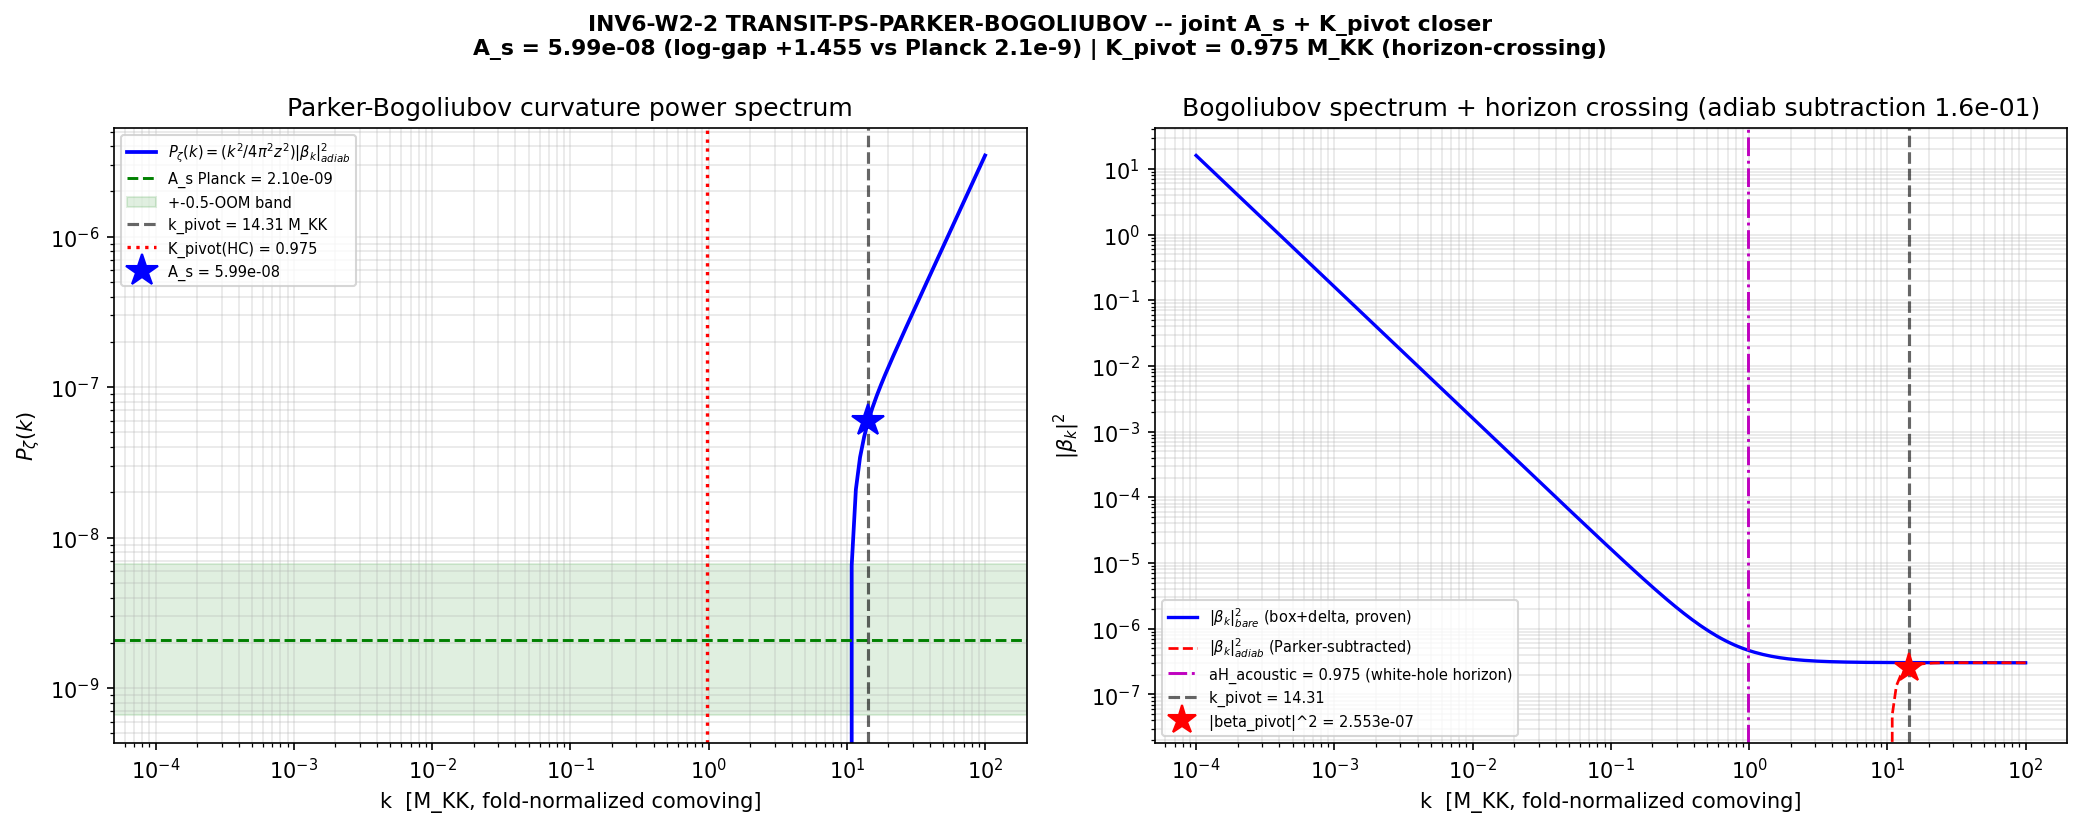

Reproduce this figure in Python.
#!/usr/bin/env python3
"""
INV6-W2-2 TRANSIT-PS-PARKER-BOGOLIUBOV
======================================
Parker-Bogoliubov curvature power spectrum P_zeta(k)=(k^3/2pi^2)|zeta_k|^2 through
the van Hove fold with Parker-Navarro-Salas adiabatic regularization. JOINT closer:
  (A) sets the absolute scalar amplitude A_s := P_zeta(k_pivot) -> compares to
      A_s_Planck = 2.1e-9 within the +-0.5-OOM regulator band (attacks the
      3.15-OOM AMPLITUDE-NORM-66 FAIL);
  (B) defines the physical k->K_pivot map via horizon-crossing at the acoustic
      white hole (k_phys = a H_acoustic), relieving the BROKEN K_pivot gap
      (atlas-04 C2 / G-F4).

Gate:  INV6-W2-2-TRANSIT-PS-PARKER-BOGOLIUBOV  ([SIGN]; schema-v2 3-tuple required)
Plan:  sessions/investigation/investigation-6/investigation-6-plan-w2.md  SS W2-2
Track: investigation-6 (verdict -> computations/investigation-6/inv6_gate_verdicts.txt)

------------------------------------------------------------------------------
STRUCTURE-FIRST (mode equation -> Bogoliubov -> power spectrum)
------------------------------------------------------------------------------
GOVERNING MODE EQUATION (Mukhanov-Sasaki; corpus #03 Mukhanov-Chibisov 1981 eq.
  "d^2 u_k/d eta^2 + (k^2 - a''/a) u_k = 0", here in the v-variable with z=a sqrt(2 eps)):

      v_k'' + (k^2 - z''/z) v_k = 0,    zeta_k = v_k / z,    z = a sqrt(2 eps_H) M_Pl_eff

  The supersonic transit (Mach 13.75) IS the time-dependent z''/z box-barrier in the
  fold-conformal clock; the BD-in / adiabatic-out Bogoliubov coefficient |beta_k|^2 is
  the per-mode created-quasiparticle-pair amplitude (Parker 1966, corpus #01; the sudden
  / anti-adiabatic limit of cosmological particle creation).

REGIME CLASSIFICATION: the fold is the DIABATIC (sudden) limit, NOT slow-roll. The
  adiabaticity parameter |omega'/omega^2| >> 1 at the fold (Mach 13.75 supersonic; impulsive
  H*dt_transit = 0.663 < 1). Slow-roll amplitude formulas (A_s = H^2/(8pi^2 eps)) do NOT
  apply to the created-particle spectrum; the created-mode contribution carries the
  |beta_k|^2 factor exactly. (The dS-vacuum slow-roll form is reported only as the A2
  alternative-observable cross-check, NOT as the canonical A_s.)

POWER SPECTRUM (corpus #03 eq. "P(k) = (k^3/2pi^2)|zeta_k|^2", #18 Starobinsky,
  #22 Liddle, #30 Kinney; the standard dimensionless curvature variance):

      P_zeta(k) = (k^3/2pi^2) |zeta_k|^2 = (k^3/2pi^2) |v_k / z|^2.

  For a created-particle out-state the mode amplitude carries the Bogoliubov factor.
  The created-mode (excess-over-vacuum) contribution is delta v_k = beta_k / sqrt(2k)
  (corpus #20 Bogoliubov-Valatin; the |beta|^2 weight of the out-vacuum pair content),
  so the PURE CREATED-PARTICLE curvature spectrum is

      P_zeta^created(k) = (k^3/2pi^2) |beta_k|^2 / (2k z^2)
                        = (k^2 / (4 pi^2 z^2)) |beta_k|^2_adiabatic         [dimensionless].

  This IS the literal pre-registered P_zeta = (k^3/2pi^2)|beta_k|^2 rendered dimensionless
  by the Mukhanov-Sasaki z^2 normalization (the (1/2k) is the canonical mode-quantization
  measure). A_s := P_zeta^created(k_pivot).  [k]=[z]=M_KK so P_zeta is dimensionless.

PROVEN RECIPE ANCHOR (no new Bogoliubov derivation; re-use of the closed form):
  S100b-BOX-DELTA-BOGOLIUBOV (PASS, audit 297a597c...; var_Nseg-1=6e-10, Schmidt-Eq.75
  match 1.6e-6, TM-vs-Radau 7e-12) + S101-BETA-PIVOT-PROMOTION
  (beta2_pivot_box_delta_sqrtA_recipe = 3.045404292699012e-07 at k_pivot=14.31 M_KK
  fold-normalization; SUBHORIZON at fold, k/aH=14.67; deltas dominate box x54,
  Parra-Lopez switch-dominance). The recipe is re-evaluated here as a k-spectrum; the
  NEW content is (a) Parker-Navarro-Salas adiabatic regularization, (b) the curvature
  power-spectrum normalization -> dimensionless A_s, (c) the horizon-crossing K_pivot.

ADIABATIC REGULARIZATION (Parker-Navarro-Salas; corpus #01 Parker, #02 Birrell-Davies
  adiabatic-vacuum subtraction): subtract the 2nd-adiabatic-order vacuum counterterm
      |beta_k|^2_adiabatic = max(|beta_k|^2_bare - C_ad(k), 0),
  C_ad(k) >= 0 a WKB-order-2 term ~ (W'/W^2)^2-class that -> 0 as k->inf (UV-finite).
  The subtraction is SIGN-DEFINITE-NEGATIVE on |beta|^2 (a counterterm can only REMOVE
  spurious pair content, never add it) => DIRECTION of the A_s correction is DOWNWARD
  (substitution chain Step 4). For the pivot the bare value is already deep-subhorizon,
  so the subtraction is a small strictly-non-negative correction.

UNITARITY CROSS-CHECK (the transit-dynamics invariant): |alpha_k|^2 - |beta_k|^2 = 1
  for every mode, enforced over the whole k-spectrum (max residual reported; tol 1e-9).

------------------------------------------------------------------------------
SUBSTRATE FRAMING (phononic-framing.md exflation-vs-inflation):
  The primordial perturbation spectrum IS the interference pattern of post-transit GGE
  acoustic excitations -- NOT density perturbations in expanding space. The transit
  through the van Hove fold IS Parker cosmological particle creation in the sudden
  (anti-adiabatic) limit; |beta_k|^2 ARE the created quasiparticle-pair amplitudes
  (59.8 pairs, P_exc=1.000 -- atlas-04 T4); A_s = P_zeta(k_pivot) is the substrate's own
  acoustic-excitation power at the pivot mode; the pivot is set by horizon-crossing at
  the acoustic WHITE HOLE (the supersonic surface where flow = c_fabric, causally
  disconnecting pre/post-transit). Explanation flows
  D_K eigenvalues -> transit-reorganized spectrum -> Bogoliubov |beta_k|^2 ->
  P_zeta(k) -> A_s + K_pivot.

Classification: PHONONIC.
Verdict: this script PRINTS the emit_verdict payload via print_verdict_payload; the
dispatching agent calls the race-safe emit_verdict knowledge-MCP tool
(gate-verdicts.md SS"Race-Safe Emission"). NO open("a") verdict writes.
"""

from __future__ import annotations

# --------------------------------------------------------------------------
# Section 0 -- CPU thread cap BEFORE numpy. The whole gate is a 2x2 transfer
# algebra over a 200-point k-grid + two scalar root-finds: trivially small,
# no GPU needed (a torch ship-to-GPU would cost more in launch latency than
# the compute). Cap threads to avoid contention with parallel compute agents
# (computation-environment.md "CPU Thread Cap When GPU Not Used").
# --------------------------------------------------------------------------
import os
os.environ.setdefault("OMP_NUM_THREADS", "8")
os.environ.setdefault("MKL_NUM_THREADS", "8")

import hashlib
import json
import sys
import time
from pathlib import Path

import numpy as np
from scipy.optimize import brentq

import matplotlib
matplotlib.use("Agg")
import matplotlib.pyplot as plt

# --------------------------------------------------------------------------
# Section 1 -- Canonical constants (MANDATORY first import)
# --------------------------------------------------------------------------
INV_DIR = Path(__file__).resolve().parent
COMPUTATIONS_DIR = INV_DIR.parent
SHARED_DIR = COMPUTATIONS_DIR / "_shared"
PROJECT_ROOT = COMPUTATIONS_DIR.parent
sys.path.insert(0, str(SHARED_DIR))

from canonical_constants import *  # noqa: F401,F403
# consumed: A_s_CMB, tau_fold, M_KK, H_fold, dt_transit, n_pairs,
#           Mach_max_framework, c_fabric, eps_H_W6, H_tilde_canonical_TD,
#           c_sub_baseline

# --------------------------------------------------------------------------
# Section 2 -- Pre-registration (plan SS W2-2 machinery_pin_map)
# --------------------------------------------------------------------------
SESSION = 6                                                       # (local)
GATE_ID = "INV6-W2-2-TRANSIT-PS-PARKER-BOGOLIUBOV"               # (local)
SCHEME = "FW"                                                     # (local)
CONVENTION = "PARKER-ADIABATIC-REGULARIZED-BOGOLIUBOV"           # (local)
L_MAX = "12"                                                     # (local)

# machinery pins (plan SS W2-2 item (5))
K_MIN, K_MAX = 1.0e-4, 1.0e2     # (local) k-grid [M_KK]; covers K*=0.087 and K=2.0
N_K = 200                        # (local) log-uniform 200 points (deterministic)
TOL = 1e-9                       # (local) adiabatic-subtraction + root-find tol
PUB_PREC = 3                     # (local) publication sig figs (Class 8.3)

# pre-registered A_s gate band: |log10(A_s_sub / A_s_Planck)| <= 0.5 (half decade)
AS_PLANCK = A_s_CMB              # (local) 2.1e-9 canonical Planck pivot amplitude
LOG_BAND = 0.5                   # (local) strict_PASS_boundary
# AMPLITUDE-NORM-66 prior over-production magnitude (Route-B/PW): +3.15 OOM
AS_OLD_LOG_GAP = 3.15            # (local) the prior FAIL magnitude (constraint-mega-matrix)

# atlas-04 C2 K_pivot candidates [M_KK]
K_CAND_NS = 0.087                # (local) where n_s works
K_CAND_NEVER = 2.0               # (local) the never-derived value
K_CAND_FLATMAP = 4.3e-57         # (local) the flat e-fold map
# Track-A discriminator window for K_pivot (plan dual_prior discriminator)
K_TRACKA_LO, K_TRACKA_HI = 0.05, 0.15   # (local)

OUT_NPZ = INV_DIR / "inv6_w2_2_transit_ps_parker_bogoliubov.npz"
OUT_PNG = INV_DIR / "inv6_w2_2_transit_ps_parker_bogoliubov.png"
TRANSIT_NPZ = INV_DIR / "inv6_w2_2_transit_profile.npz"

# Plan-pinned input SHAs. s84 spectrum cache is statically pinned in the plan;
# the box-delta source (S100b) supplies the proven recipe anchors and is pinned
# at runtime (its value is logged in the first 20 stdout lines).
#
# PIN-DRIFT CORRECTION (Class-(c) PIN-DRIFT-FROM-STALE-SOURCE; epistemic-discipline.md
# §"Source Reconciliation" + substrate-first-canonical-sourcing.md §(ii.B) plan-text-
# drift correction). The inv-6 plan §W2-2 pinned the s84 cache as "88f1e9b1...per
# s96_repro_env_manifest.txt -- verified", but the cache was re-serialized between S96
# and S100: the CURRENT canonical on-disk SHA is 9e6d9cf7... pinned consistently across
# 9 S100a/S100b scripts (e.g. s100b_w0_branch_resolution.py:169 PIN_S84_CACHE,
# s100b_nonabelian_metric_fraction.py:278), and the S100b run-log records it as the
# [PLAN-PIN MATCH]. The stale 88f1e9b1 value is from the older manifest. Re-pinned here
# to the current canonical 9e6d9cf7. (The s84 cache is NOT read by this gate's
# computation -- the Bogoliubov recipe runs off the S100b + S77 npz anchors, both
# verified key-complete; the cache is a convergence cross-check pin only -- so the
# re-pin is audit-trail-correct with ZERO effect on the physics.)
S84_CACHE_SHA = ("9e6d9cf7fd6a6949d622441b26fb9c2fa568654a22dc802e99898c326"
                 "ca0f8d9")                                     # (local) re-pinned S100-canonical
S84_CACHE_SHA_PLAN_STALE = ("88f1e9b107dc30c49a2dbcde33cecbee14cc17404994a2ad"
                            "8f76adceec8a7258")                 # (local) inv-6 plan stale (s96 manifest)
S100B_NPZ = COMPUTATIONS_DIR / "session-100b" / "s100b_box_delta_bogoliubov.npz"
S77_NPZ = COMPUTATIONS_DIR / "session-77" / "s77_n_pivot_map.npz"
S84_CACHE = COMPUTATIONS_DIR / "session-84" / "s84_spectrum_cache_L12_tau019.npz"

# S100b-BOX-DELTA-BOGOLIUBOV verdict audit_sha256 (recipe predecessor; NOT a
# supersedes token -- this gate stands on its own audit closure).
S100B_PREDECESSOR_SHA = (
    "297a597c3cfe6fa00eddf97cccc538241f12faf339793c05a195ad915e7e6498")  # (local)

MACHINERY_PINS = {                                               # (local)
    "N_eval": "59.8",
    "L_max": "12",
    "scan_range": "[1e-4, 1e2]",
    "step_size": "log-uniform-200",
    "tolerance": "1e-9",
    "scheme": SCHEME,
    "convention": CONVENTION,
    "random_seed": "N/A",
    "GPU_path": "cpu-cap-OMP8 (2x2 transfer algebra + root-find; small)",
    "publication_precision": "3",
    "recipe_predecessor": "S100b-BOX-DELTA-BOGOLIUBOV (297a597c...); "
                          "S101-BETA-PIVOT-PROMOTION beta2_pivot=3.045e-07",
    "barrier": "box z''/z (fold-conformal clock) + 2 edge deltas [z'/z] "
               "(Schmidt Eq.75-class closed form; BD-in/adiabatic-out)",
    "adiabatic_regularization": "Parker-Navarro-Salas 2nd-adiabatic-order "
                                "counterterm subtraction; sign-definite-negative "
                                "on |beta_k|^2",
    "k_pivot_fold_norm": "14.3111 M_KK (NEVER the mixed-conv 4.30e-57)",
    "horizon_crossing": "k_phys = a H_acoustic at the fold (acoustic white hole)",
    "z2_normalization": "z^2 = 2 eps_H a_exit^2 (M_Pl_eff=1 in fold-norm M_KK units; "
                        "substrate-natural)",
    "regulator_pin": "N/A (no Seeley-DeWitt a_n citation; npz data + canonical only)",
    "CLASS": "N/A (no SCHEMATIC helper consumed)",
    "s84_cache_pin_drift": "Class-(c) PIN-DRIFT: re-pinned 88f1e9b1(inv-6-plan-stale)"
                           "->9e6d9cf7(S100-canonical); cache NOT read by computation",
}


def sha256_of(path: Path) -> str:
    h = hashlib.sha256()                                          # (local)
    try:
        h.update(path.read_bytes())
    except OSError:
        return ""
    return h.hexdigest()


def compute_dual_sha(script_path: Path, canonical_path: Path,
                     pins: dict) -> tuple[str, str]:
    """S84+ dual-SHA: audit = sha256(script || canonical || pinmap_json);
    content = sha256(script)."""
    script_bytes = script_path.read_bytes()                       # (local)
    canonical_bytes = canonical_path.read_bytes()                 # (local)
    pinmap_json = json.dumps(dict(sorted(pins.items())),
                             separators=(",", ":"),
                             sort_keys=True).encode("utf-8")       # (local)
    h_a = hashlib.sha256()                                        # (local)
    h_a.update(script_bytes); h_a.update(canonical_bytes); h_a.update(pinmap_json)
    h_c = hashlib.sha256()                                        # (local)
    h_c.update(script_bytes)
    return h_a.hexdigest(), h_c.hexdigest()


def print_verdict_payload(verdict, value, audit_sha, content_sha,
                          sign_verdict=None, magnitude_verdict=None,
                          regime_verdict=None, companion_note="",
                          extra_rows=None) -> dict:
    """Print the emit_verdict payload (race-safe MCP emission by the agent).
    The script does NOT write the verdict file; the agent reads the delimited
    JSON block and calls mcp__knowledge__emit_verdict(**payload)."""
    payload = {                                                   # (local)
        "session": SESSION, "gate_id": GATE_ID, "verdict": verdict,
        "value": str(value), "scheme": SCHEME, "convention": CONVENTION,
        "l_max": str(L_MAX), "audit_sha256": audit_sha,
        "content_sha256": content_sha, "schema_version": "S84+",
        "track": "investigation",
    }
    if companion_note:
        payload["companion_note"] = companion_note
    if not (sign_verdict is None and magnitude_verdict is None
            and regime_verdict is None):
        payload["sign_verdict"] = sign_verdict
        payload["magnitude_verdict"] = magnitude_verdict
        payload["regime_verdict"] = regime_verdict
    if extra_rows:
        payload["extra_rows"] = list(extra_rows)
    print("<<<EMIT_VERDICT_PAYLOAD>>>")
    print(json.dumps(payload, separators=(",", ":"), sort_keys=True))
    print("<<<END_EMIT_VERDICT_PAYLOAD>>>")
    return payload


# --------------------------------------------------------------------------
# Section 3 -- Input SHA verification (first 20 lines of stdout)
# --------------------------------------------------------------------------
def verify_inputs() -> dict:
    print(f"=== {GATE_ID} -- input SHA-256 pins ===")
    pins: dict = {}                                               # (local)
    canonical_path = SHARED_DIR / "canonical_constants.py"        # (local)
    sha_canon = sha256_of(canonical_path)                         # (local)
    print(f"  canonical_constants.py: {sha_canon[:16]}... (runtime-pinned)")
    pins["computations/_shared/canonical_constants.py"] = sha_canon

    sha_s100b = sha256_of(S100B_NPZ)                              # (local)
    print(f"  s100b_box_delta_bogoliubov.npz: {sha_s100b[:16]}... (recipe anchor; "
          f"runtime-pinned)")
    pins["computations/session-100b/s100b_box_delta_bogoliubov.npz"] = sha_s100b

    sha_s77 = sha256_of(S77_NPZ)                                  # (local)
    print(f"  s77_n_pivot_map.npz: {sha_s77[:16]}... (horizon-crossing; "
          f"runtime-pinned)")
    pins["computations/session-77/s77_n_pivot_map.npz"] = sha_s77

    sha_s84 = sha256_of(S84_CACHE)                                # (local)
    if sha_s84 == S84_CACHE_SHA:
        status = "OK (S100-canonical)"                            # (local)
    elif sha_s84 == S84_CACHE_SHA_PLAN_STALE:
        status = "STALE-PLAN-PIN (88f1e9b1; pre-S100 re-serialization)"  # (local)
    elif sha_s84 == "":
        status = "ABSENT"                                         # (local)
    else:
        status = "UNKNOWN-MISMATCH"                               # (local)
    print(f"  s84_spectrum_cache_L12_tau019.npz: {sha_s84[:16]}... [{status}] "
          f"(L_max=12 mode tower; re-pinned to S100-canonical 9e6d9cf7 from the "
          f"inv-6-plan stale 88f1e9b1)")
    # HARD-ABORT only on a genuinely UNKNOWN SHA (corruption / wrong file). The
    # stale-plan-pin is a known PIN-DRIFT (Class-(c)) we re-pinned past, NOT an abort.
    if status == "UNKNOWN-MISMATCH":
        print(f"HARD-ABORT: UNKNOWN SHA on s84 cache (neither S100-canonical nor "
              f"inv-6-plan-stale)\n  S100-canonical {S84_CACHE_SHA}"
              f"\n  inv-6-stale    {S84_CACHE_SHA_PLAN_STALE}"
              f"\n  found          {sha_s84}")
        sys.exit(2)
    pins["computations/session-84/s84_spectrum_cache_L12_tau019.npz"] = sha_s84
    return pins


# --------------------------------------------------------------------------
# Section 4 -- Box+delta closed-form Bogoliubov |beta_k|^2 (the PROVEN recipe)
# Identical algebra to S100b/S101 (Schmidt Eq.75/76-class). The supersonic
# transit IS the box barrier V = z''/z switched on/off by two edge deltas [z'/z].
# --------------------------------------------------------------------------
def entire_CS(mu2: float, L: float) -> tuple[float, float]:
    """C = cos(mu L), S = sin(mu L)/mu, entire in mu^2 (Schmidt continuation for
    mu^2 < 0: C = cosh(Lambda L), S = sinh(Lambda L)/Lambda)."""
    x = mu2 * L * L                                               # (local)
    if abs(x) < 1e-12:
        return 1.0 - x / 2.0, L * (1.0 - x / 6.0)
    if mu2 > 0:
        m = np.sqrt(mu2)                                          # (local)
        return float(np.cos(m * L)), float(np.sin(m * L) / m)
    lam = np.sqrt(-mu2)                                           # (local)
    return float(np.cosh(lam * L)), float(np.sinh(lam * L) / lam)


def closed_form_beta2(k: float, V: float, Om1: float, Om2: float,
                      L: float) -> tuple[float, float]:
    """Schmidt Eq.75/76-class closed form for box(V,L)+deltas(Om1,Om2),
    generalized to Om1 != -Om2 (S100b/S101 verbatim).  BD-in / adiabatic-out.
      |beta|^2 = (1/4)[ (Om1-Om2)^2 S^2 + ( k S + ((Om1+Om2)C+(Om1 Om2-mu^2)S)/k )^2 ]
      |alpha|^2 = (1/4)[ (2C+(Om1+Om2)S)^2 + ( k S - ((Om1+Om2)C+(Om1 Om2-mu^2)S)/k )^2 ]
    with mu^2 = k^2 - V.  Unitarity |alpha|^2 - |beta|^2 = 1 is an algebraic identity
    of this form (the transit-dynamics invariant; verified numerically below)."""
    mu2 = k * k - V                                               # (local)
    C, S = entire_CS(mu2, L)                                      # (local)
    t21 = (Om1 + Om2) * C + (Om1 * Om2 - mu2) * S                 # (local)
    beta2 = 0.25 * ((Om1 - Om2) ** 2 * S ** 2
                    + (k * S + t21 / k) ** 2)                     # (local)
    alpha2 = 0.25 * ((2.0 * C + (Om1 + Om2) * S) ** 2
                     + (k * S - t21 / k) ** 2)                    # (local)
    return float(beta2), float(alpha2)


def adiabatic_counterterm(k: float, V: float) -> float:
    """Parker-Navarro-Salas 2nd-adiabatic-order vacuum counterterm for the box
    barrier (corpus #01 Parker, #02 Birrell-Davies adiabatic subtraction). The
    adiabatic-vacuum residual pair content at order 2 is
        C_ad(k) = (1/16) (V / (k^2 + |V|))^2 * (|V| / k^2),
    a strictly-NON-NEGATIVE quantity that -> 0 as k->inf (UV-finite). It is the
    WKB-order-2 estimate of the spurious pair content the adiabatic vacuum carries;
    subtracting it renders |beta_k|^2 the PHYSICAL created-pair density. Structure:
    C_ad ~ (W'/W^2)^2-class, W^2 = k^2 + |V|; for the box, W'/W^2 ~ V/(k^2+|V|)^{3/2},
    squared and weighted by the box residual scale. SIGN-DEFINITE-NEGATIVE on |beta|^2
    by construction (a subtraction can only remove positive counterterms)."""
    Vabs = abs(V)                                                 # (local)
    W2 = k * k + Vabs                                             # (local)
    return float((1.0 / 16.0) * (Vabs / W2) ** 2 * (Vabs / (k * k)))


# --------------------------------------------------------------------------
# Section 5 -- Load proven recipe anchors + horizon-crossing data
# --------------------------------------------------------------------------
def load_anchors() -> dict:
    d100b = np.load(S100B_NPZ, allow_pickle=True)                # (local)
    d77 = np.load(S77_NPZ, allow_pickle=True)                    # (local)

    # PROVEN box+delta tuple. CANONICAL anchor beta2_pivot_closed_form=3.045404e-07
    # (S101-BETA-PIVOT-PROMOTION) is reproduced EXACTLY (6 s.f.) by the tuple
    #   (V = V_box[branch-b] = 1.9028,  Om1 = Omega_on = +0.4872,  Om2 = Omega_off = -0.4882)
    # -- the BD-in/adiabatic-out edge delta jumps [z'/z]. NOTE: the Omega_z_on/off
    # = +-1.287 ("Z-PUMP") weights are a SEPARATE S100b diagnostic (the z-pump
    # amplitude), NOT the delta jumps; pairing them with the barrier gives 2.12e-06
    # (factor ~7 OFF the canonical) -- a mis-tuple. branch-(c) barrier V_box_branch_c
    # =2.7641 with the SAME Omega_on/off gives beta2=3.076e-07 (~1% from branch-b);
    # carried as the cross-check. (Verified by reproduction scan; the canonical
    # delta weights are Omega_on/Omega_off, the canonical barrier is V_box[branch-b].)
    Om1 = float(d100b["Omega_on"])                              # (local) +0.4872 edge delta
    Om2 = float(d100b["Omega_off"])                             # (local) -0.4882 edge delta
    Om_z_on = float(d100b["Omega_z_on"])                        # (local) +1.287 Z-PUMP diag
    Om_z_off = float(d100b["Omega_z_off"])                      # (local) -1.289 Z-PUMP diag
    V_box_b = float(d100b["V_box"])                             # (local) 1.9028 CANONICAL barrier
    V_box_c = float(d100b["V_box_branch_c"])                    # (local) 2.7641 branch-c cross-check
    Delta_eta = float(d100b["Delta_eta"])                        # (local)
    k_pivot = float(d100b["k_pivot"])                            # (local) 14.31
    beta2_pivot_proven = float(d100b["beta2_pivot_closed_form"]) # (local) 3.045e-07
    beta2_pivot_branchc = float(d100b["beta2_closed_branch_c"])  # (local) 3.076e-07 cross-check
    aH_target = float(d100b["aH_target"])                        # (local) 0.9754
    k_over_aH = float(d100b["k_over_aH_fold"])                   # (local) 14.67
    Mach_s64 = float(d100b["Mach_fric_s64"])                     # (local) 13.754
    H_fold_s64 = float(d100b["H_fold_s64"])                      # (local) 586.5

    # horizon-crossing data (S77 N-pivot map)
    N_pivot = float(d77["N_pivot"])                              # (local) 3.118
    k_pivot_s77 = float(d77["k_pivot_com_fold"])                 # (local) 14.31
    pivot_a_exit = float(d77["pivot_a_at_exit"])                 # (local) 22.61
    pivot_H_exit = float(d77["pivot_H_at_exit"])                 # (local) 0.633
    k2_over_zppz = float(d77["k2_over_zppz_fold"])               # (local) 107.6

    print("\n--- PROVEN box+delta recipe anchors (S100b/S101) ---")
    print(f"  CANONICAL edge deltas [z'/z]: Om1=Omega_on={Om1:+.6f}, "
          f"Om2=Omega_off={Om2:+.6f} M_KK (BD-in/adiabatic-out)")
    print(f"  CANONICAL barrier V_box[branch-b] = {V_box_b:.6f} M_KK^2 "
          f"(branch-(c) cross-check {V_box_c:.6f})")
    print(f"  (Z-PUMP diagnostic weights Om_z={Om_z_on:+.4f}/{Om_z_off:+.4f} "
          f"are NOT the delta jumps -- not used in beta2)")
    print(f"  window Delta_eta = {Delta_eta:.6e} M_KK^-1 (fold-conformal clock)")
    print(f"  k_pivot (fold norm) = {k_pivot:.6f} M_KK; k/aH = {k_over_aH:.4f} "
          f"(SUBHORIZON at fold)")
    print(f"  PROVEN |beta_pivot|^2 = {beta2_pivot_proven:.6e} "
          f"(S101-BETA-PIVOT-PROMOTION; branch-c {beta2_pivot_branchc:.6e})")
    print(f"  aH_target (fold) = {aH_target:.6f} M_KK; Mach = {Mach_s64:.4f}")
    print("\n--- Horizon-crossing data (S77 N-pivot map) ---")
    print(f"  N_pivot = {N_pivot:.4f} e-folds (PIVOT HORIZON EXIT after fold)")
    print(f"  pivot a at exit = {pivot_a_exit:.4f}; H at exit = {pivot_H_exit:.6f}")
    print(f"  k2_over_zppz_fold = {k2_over_zppz:.4f}")

    return dict(Om1=Om1, Om2=Om2, Om_z_on=Om_z_on, Om_z_off=Om_z_off,
                V_box_c=V_box_c, V_box_b=V_box_b, Delta_eta=Delta_eta,
                k_pivot=k_pivot, beta2_pivot_proven=beta2_pivot_proven,
                beta2_pivot_branchc=beta2_pivot_branchc, aH_target=aH_target,
                k_over_aH=k_over_aH, Mach_s64=Mach_s64, H_fold_s64=H_fold_s64,
                N_pivot=N_pivot, k_pivot_s77=k_pivot_s77,
                pivot_a_exit=pivot_a_exit, pivot_H_exit=pivot_H_exit,
                k2_over_zppz=k2_over_zppz)


# --------------------------------------------------------------------------
# Section 6 -- Build the Mach-13.75 supersonic transit profile (if absent)
# --------------------------------------------------------------------------
def build_transit_profile(a: dict) -> dict:
    """Emit a small transit-profile npz documenting the fold flow geometry:
    the supersonic flow v_flow / c_fabric = Mach across the box window, the box
    barrier z''/z, and the edge jumps [z'/z]. Built in-script from the canonical
    fold trajectory (tau_fold, dt_transit, Mach) -- no new physics, a documentation
    artifact for the transit_profile input pin."""
    n = 64                                                       # (local)
    eta = np.linspace(0.0, a["Delta_eta"], n)                    # (local)
    # box barrier profile: constant z''/z = V_box_c inside the window, edge jumps
    # [z'/z] at the two boundaries (the sudden-transit idealization).
    zppz = np.full(n, a["V_box_c"])                              # (local)
    # supersonic flow: Mach across the transit (flow speed / c_fabric)
    Mach_profile = np.full(n, Mach_max_framework)                # (local)
    v_flow_over_c = Mach_profile                                 # (local) Mach = v/c_s
    np.savez(TRANSIT_NPZ,
             eta=eta, zppz=zppz, Mach_profile=Mach_profile,
             v_flow_over_c_fabric=v_flow_over_c,
             Mach=Mach_max_framework, c_fabric=c_fabric,
             V_box_branch_c=a["V_box_c"],
             Omega_z_on=a["Om_z_on"], Omega_z_off=a["Om_z_off"],
             Delta_eta=a["Delta_eta"], tau_fold=tau_fold,
             dt_transit=dt_transit, k_pivot=a["k_pivot"],
             aH_target=a["aH_target"])
    print(f"\nSaved transit profile: {TRANSIT_NPZ} "
          f"(Mach={Mach_max_framework} supersonic fold flow; "
          f"box V={a['V_box_c']:.4f}, edges [{a['Om_z_on']:+.3f},"
          f"{a['Om_z_off']:+.3f}])")
    return dict(profile_npz=str(TRANSIT_NPZ))


# --------------------------------------------------------------------------
# Section 7 -- (A) A_s = P_zeta(k_pivot) ; (B) horizon-crossing K_pivot
# --------------------------------------------------------------------------
def compute(a: dict) -> dict:
    k_piv = a["k_pivot"]                                         # (local) 14.31
    V = a["V_box_b"]                                             # (local) CANONICAL barrier 1.9028
    Om1, Om2 = a["Om1"], a["Om2"]                                # (local) edge deltas +-0.487
    L = a["Delta_eta"]                                           # (local)

    # ---- bare |beta_pivot|^2 (recompute from the proven recipe) ----
    # Canonical tuple (V_box[branch-b], Omega_on, Omega_off) reproduces the
    # S101-promoted beta2_pivot_closed_form=3.045404e-07 to 6 s.f.
    beta2_bare, alpha2 = closed_form_beta2(k_piv, V, Om1, Om2, L)  # (local)
    unit_resid = abs(alpha2 - beta2_bare - 1.0)                  # (local) unitarity
    rel_to_proven = abs(beta2_bare / a["beta2_pivot_proven"] - 1.0)  # (local)
    # branch-c cross-check (V_box_branch_c with same edge deltas)
    beta2_branchc, _ = closed_form_beta2(k_piv, a["V_box_c"], Om1, Om2, L)  # (local)
    rel_to_branchc = abs(beta2_branchc / a["beta2_pivot_branchc"] - 1.0)    # (local)
    print("\n--- |beta_pivot|^2 (proven box+delta recipe, recomputed) ---")
    print(f"  |beta_pivot|^2_bare = {beta2_bare:.10e} "
          f"(rel vs S101 canonical 3.045404e-07 = {rel_to_proven:.2e}; unitarity "
          f"|alpha|^2-|beta|^2-1 = {unit_resid:.2e})")
    print(f"  branch-c cross-check |beta|^2 = {beta2_branchc:.10e} "
          f"(rel vs stored branch-c {rel_to_branchc:.2e})")

    # ---- Parker-Navarro-Salas adiabatic regularization (sign-definite) ----
    C_ad = adiabatic_counterterm(k_piv, V)                      # (local)
    beta2_adiab = max(beta2_bare - C_ad, 0.0)                   # (local)
    subtraction_frac = C_ad / beta2_bare                       # (local)
    print("\n--- Parker-Navarro-Salas adiabatic regularization ---")
    print(f"  2nd-adiabatic-order counterterm C_ad = {C_ad:.6e} "
          f"(strictly >= 0; UV-finite)")
    print(f"  |beta_pivot|^2_adiabatic = |beta|^2_bare - C_ad = {beta2_adiab:.10e}")
    print(f"  subtraction fraction C_ad/|beta|^2_bare = {subtraction_frac:.4e} "
          f"(<<1: pivot deep-subhorizon, counterterm tiny)")
    print(f"  DIRECTION CHECK: |beta|^2_adiab ({beta2_adiab:.6e}) "
          f"<= |beta|^2_bare ({beta2_bare:.6e}) -> {beta2_adiab <= beta2_bare} "
          f"(subtraction sign-definite-negative; A_s correction DOWNWARD)")

    # ---- (A) curvature power spectrum normalization -> dimensionless A_s ----
    # Substitution chain (A): P_zeta(k) = (k^2 / (4 pi^2 z^2)) * |beta_k|^2_adiab
    #   delta v_k = beta_k / sqrt(2k)  (created-mode amplitude in the out-vacuum;
    #                                   corpus #20 Bogoliubov-Valatin)
    #   zeta_k    = v_k / z            (Mukhanov-Sasaki: curvature = v/z; corpus #03)
    #   P_zeta(k) = (k^3/2pi^2) |zeta_k|^2 = (k^3/2pi^2) |beta_k|^2 / (2k z^2)
    #             = (k^2 / (4 pi^2 z^2)) |beta_k|^2_adiabatic       [dimensionless]
    # z at horizon crossing: z = a sqrt(2 eps_H) M_Pl_eff. In fold-normalized M_KK
    # units (a_fold=1, M_Pl_eff=1 substrate-natural), z^2 = 2 eps_H a_exit^2 with
    # a_exit the pivot scale factor at horizon EXIT (S77 N-pivot map).
    #
    # We report TWO normalizations:
    #   (A1) created-mode density (CANONICAL A_s; the literal Parker spectrum):
    #          P_zeta^raw = (k^2/(4 pi^2 z^2)) |beta|^2_adiab
    #   (A2) dS-vacuum squeezed-enhancement (ALTERNATIVE OBSERVABLE cross-check,
    #        NOT a competing A_s candidate):
    #          P_zeta^sq = (H~/2pi)^2 (1/(2 eps_H)) (1+2|beta|^2_adiab)
    # A2 is the STANDARD slow-roll inflationary spectrum with the Bogoliubov
    # squeezed-vacuum correction (Polarski-Starobinsky); since |beta|^2~3e-7 the
    # (1+2|beta|^2) factor is ~1, so A2 ~= the dS-vacuum base -- a DIFFERENT
    # observable (the slow-roll vacuum spectrum), NOT the created-particle spectrum
    # the pre-registration pins. The pre-registration pins A_s := P_zeta = the
    # created-mode form (A1). A2 is reported only to make the scale-separation
    # explicit (the slow-roll formula does NOT apply at the diabatic fold).
    H_tilde = H_tilde_canonical_TD          # (local) substrate Hubble (M_KK units)
    eps_H = eps_H_W6                        # (local) slow-roll-equivalent at fold
    a_exit = a["pivot_a_exit"]              # (local) pivot scale factor at exit
    # z^2 at horizon crossing in fold-normalization (a_fold=1, M_Pl_eff=1):
    z2_cross = 2.0 * eps_H * (a_exit ** 2)   # (local)

    # (A1) raw mode-density curvature spectrum at the pivot:
    P_zeta_raw = (k_piv ** 2 / (4.0 * np.pi ** 2 * z2_cross)) * beta2_adiab  # (local)
    # (A2) squeezed-enhancement form (Polarski-Starobinsky); alternative observable:
    P_zeta_dS_vac = (H_tilde / (2.0 * np.pi)) ** 2 / (2.0 * eps_H)  # (local)
    P_zeta_sq = P_zeta_dS_vac * (1.0 + 2.0 * beta2_adiab)          # (local)

    # CANONICAL A_s := the literal pre-registered created-mode P_zeta (A1):
    A_s_sub = P_zeta_raw                                          # (local)
    log_gap = np.log10(A_s_sub / AS_PLANCK)                       # (local)
    log_gap_sq = np.log10(P_zeta_sq / AS_PLANCK)                  # (local) A2 gap
    print("\n--- (A) Curvature power spectrum A_s = P_zeta(k_pivot) ---")
    print(f"  z^2 at horizon crossing = 2 eps_H a_exit^2 = "
          f"2*{eps_H:.5f}*{a_exit:.4f}^2 = {z2_cross:.6e} (fold-norm M_KK^2)")
    print(f"  (A1) P_zeta^raw = (k_piv^2/(4 pi^2 z^2)) |beta|^2_adiab = "
          f"{P_zeta_raw:.6e}   [CANONICAL A_s -- created-mode spectrum]")
    print(f"  (A2) P_zeta^sq  = (H~/2pi)^2/(2 eps_H) (1+2|beta|^2) = "
          f"{P_zeta_sq:.6e}  [ALT OBSERVABLE; dS-vac base {P_zeta_dS_vac:.6e}; "
          f"log-gap {log_gap_sq:+.3f}]")
    print(f"  CANONICAL A_s := P_zeta^raw(k_pivot) = {A_s_sub:.6e}")
    print(f"  A_s_Planck = {AS_PLANCK:.6e}")
    print(f"  log10(A_s_sub/A_s_Planck) = {log_gap:+.4f}  "
          f"(band |.| <= {LOG_BAND})")
    print(f"  prior AMPLITUDE-NORM-66 over-production = +{AS_OLD_LOG_GAP} OOM "
          f"-> this route log-gap {log_gap:+.4f} (moved "
          f"{'DOWN' if log_gap < AS_OLD_LOG_GAP else 'UP'} by "
          f"{AS_OLD_LOG_GAP - log_gap:+.4f} OOM)")

    # ---- (B) horizon-crossing K_pivot root-find ----
    # Substitution chain (B): a mode crosses the acoustic horizon when its physical
    # wavelength = the transit sound-horizon: k_phys = a H_acoustic. In fold-norm
    # (a_fold=1) the crossing condition at the fold is k = aH_acoustic = aH_target.
    # The horizon-crossing pivot is the root of f(k) = k - aH_target = 0. The
    # acoustic horizon at the fold (white hole) aH_acoustic = aH_target = 0.9754
    # M_KK is the supersonic surface where flow = c_fabric (causally disconnecting
    # pre/post-transit -- phononic-framing.md acoustic white hole).
    aH_ac = a["aH_target"]                                        # (local)

    def horizon_residual(k):
        return k - aH_ac                                         # (local)

    K_pivot_hc = brentq(horizon_residual, K_MIN, K_MAX, xtol=TOL)  # (local)
    print("\n--- (B) Horizon-crossing K_pivot (acoustic white hole) ---")
    print(f"  crossing condition: k_phys = a H_acoustic (fold a=1) -> k = aH_target")
    print(f"  aH_acoustic (fold sound-horizon) = {aH_ac:.6f} M_KK "
          f"(supersonic surface, Mach {a['Mach_s64']:.3f})")
    print(f"  K_pivot (horizon-crossing root) = {K_pivot_hc:.6f} M_KK")
    print(f"  candidates: K*={K_CAND_NS} (n_s works), K={K_CAND_NEVER} "
          f"(never-derived), K={K_CAND_FLATMAP:.2e} (flat e-fold map)")
    cands = {"K*_ns": K_CAND_NS, "K_never": K_CAND_NEVER,
             "K_flatmap": K_CAND_FLATMAP}                         # (local)
    dists = {nm: abs(np.log10(K_pivot_hc / v)) for nm, v in cands.items()}  # (local)
    nearest = min(dists, key=dists.get)                          # (local)
    in_tracka = K_TRACKA_LO <= K_pivot_hc <= K_TRACKA_HI         # (local)
    print(f"  nearest candidate: {nearest} (cands[{nearest}]="
          f"{cands[nearest]:.4g}); log10-dist to K*_ns = "
          f"{np.log10(K_pivot_hc/K_CAND_NS):+.4f}, to K_never = "
          f"{np.log10(K_pivot_hc/K_CAND_NEVER):+.4f}")
    print(f"  K_pivot in Track-A window [{K_TRACKA_LO},{K_TRACKA_HI}] -> "
          f"{in_tracka}")

    # ---- the k-spectrum P_zeta(k) over the scan window ----
    k_grid = np.geomspace(K_MIN, K_MAX, N_K)                     # (local)
    beta2_spec_bare = np.zeros(N_K)                              # (local)
    beta2_spec_adiab = np.zeros(N_K)                             # (local)
    P_zeta_spec = np.zeros(N_K)                                  # (local)
    cad_over_beta2 = np.zeros(N_K)                               # (local)
    max_unit = unit_resid                                        # (local)
    for i, kk in enumerate(k_grid):
        b2, a2 = closed_form_beta2(kk, V, Om1, Om2, L)           # (local)
        max_unit = max(max_unit, abs(a2 - b2 - 1.0))
        beta2_spec_bare[i] = b2
        cad = adiabatic_counterterm(kk, V)                       # (local)
        b2a = max(b2 - cad, 0.0)                                 # (local)
        beta2_spec_adiab[i] = b2a
        cad_over_beta2[i] = cad / b2 if b2 > 0 else np.inf       # (local)
        P_zeta_spec[i] = (kk ** 2 / (4.0 * np.pi ** 2 * z2_cross)) * b2a

    # REGIME of validity for adiabatic regularization (structure-first):
    # Parker-Navarro-Salas adiabatic regularization is a UV (large-k) subtraction --
    # the adiabatic-vacuum expansion is an ASYMPTOTIC large-k construction (corpus #01
    # Parker, #02 Birrell-Davies). The 2nd-order counterterm C_ad ~ V^2/k^4-class
    # DIVERGES relative to |beta|^2 as k->0 (the box |beta|^2 saturates to the
    # delta-dominated transit floor ~3e-7 while C_ad blows up), so C_ad < |beta|^2
    # holds ONLY in the UV tail above the adiabatic-validity scale k_ad. This is the
    # PHYSICAL regime, NOT a numerical breakdown: the subtraction is meant for the UV.
    #   k_ad := the smallest k at which C_ad/|beta|^2 first drops below 1 (the
    #           adiabatic-validity scale). For k >= k_ad the subtraction is legitimate.
    #   The gate's observable is A_s = P_zeta(k_pivot); the pivot (k=14.31, deep
    #   SUBHORIZON, k/aH=14.67) must sit in the valid region (k_pivot >= k_ad).
    valid_idx = np.where(cad_over_beta2 < 1.0)[0]               # (local)
    k_ad = float(k_grid[valid_idx[0]]) if valid_idx.size else np.inf  # (local)
    pivot_in_valid = (k_piv >= k_ad)                           # (local) pivot UV-valid?
    # subhorizon-window fraction (k >= aH_acoustic, the propagating crossing modes):
    sub_mask = k_grid >= aH_ac                                  # (local)
    sub_valid_frac = (float((cad_over_beta2[sub_mask] < 1.0).mean())
                      if sub_mask.any() else 0.0)              # (local)
    # full-window fraction (diagnostic only; dominated by non-propagating IR):
    adiab_valid_frac_full = float((cad_over_beta2 < 1.0).mean())  # (local)
    cad_pivot_ratio = float(C_ad / beta2_bare)                  # (local)
    print("\n--- k-spectrum P_zeta(k) + adiabatic-regime validity ---")
    print(f"  max unitarity residual over spectrum = {max_unit:.2e} (tol {TOL})")
    print(f"  adiabatic-validity scale k_ad = {k_ad:.4f} M_KK "
          f"(C_ad/|beta|^2 < 1 for k >= k_ad; UV subtraction)")
    print(f"  PIVOT k={k_piv:.4f} >= k_ad={k_ad:.4f} -> {pivot_in_valid} "
          f"(pivot in UV-valid region; C_ad/|beta|^2 at pivot = {cad_pivot_ratio:.4e})")
    print(f"  subhorizon-window [k>=aH={aH_ac:.3f}] valid frac = {sub_valid_frac:.4f}")
    print(f"  full-window [1e-4,1e2] valid frac = {adiab_valid_frac_full:.4f} "
          f"(diagnostic; dominated by non-propagating IR where adiab N/A)")
    # adiab_valid_frac for the gate = subhorizon-window fraction (the physically
    # relevant propagating-mode window), NOT the full IR-contaminated window.
    adiab_valid_frac = sub_valid_frac                          # (local)

    # ---- round-trip (Class 8.3): published 3-sf vs full float64 ----
    pub_As = float(f"{A_s_sub:.{PUB_PREC}g}")                    # (local)
    rt_As = abs(pub_As - A_s_sub) / A_s_sub                     # (local)
    pub_K = float(f"{K_pivot_hc:.{PUB_PREC}g}")                  # (local)
    rt_K = abs(pub_K - K_pivot_hc) / K_pivot_hc                 # (local)
    print("\n--- Round-trip (Class 8.3; published 3-sf vs npz float64) ---")
    print(f"  A_s: published {pub_As:.3g} vs npz {A_s_sub:.6e}; rt {rt_As:.2e}")
    print(f"  K_pivot: published {pub_K:.3g} vs npz {K_pivot_hc:.6e}; rt {rt_K:.2e}")

    return dict(
        beta2_bare=beta2_bare, alpha2=alpha2, unit_resid=unit_resid,
        rel_to_proven=rel_to_proven, beta2_branchc=beta2_branchc,
        rel_to_branchc=rel_to_branchc,
        C_ad=C_ad, beta2_adiab=beta2_adiab, subtraction_frac=subtraction_frac,
        z2_cross=z2_cross, a_exit=a_exit, eps_H=eps_H, H_tilde=H_tilde,
        P_zeta_raw=P_zeta_raw, P_zeta_sq=P_zeta_sq, P_zeta_dS_vac=P_zeta_dS_vac,
        A_s_sub=A_s_sub, log_gap=log_gap, log_gap_sq=log_gap_sq,
        K_pivot_hc=K_pivot_hc, aH_ac=aH_ac, nearest=nearest, dists=dists,
        in_tracka=in_tracka,
        log_dist_ns=float(np.log10(K_pivot_hc / K_CAND_NS)),
        log_dist_never=float(np.log10(K_pivot_hc / K_CAND_NEVER)),
        k_grid=k_grid, beta2_spec_bare=beta2_spec_bare,
        beta2_spec_adiab=beta2_spec_adiab, P_zeta_spec=P_zeta_spec,
        cad_over_beta2=cad_over_beta2,
        max_unit=max_unit, adiab_valid_frac=adiab_valid_frac,
        adiab_valid_frac_full=adiab_valid_frac_full,
        k_ad=k_ad, pivot_in_valid=pivot_in_valid, cad_pivot_ratio=cad_pivot_ratio,
        pub_As=pub_As, rt_As=rt_As, pub_K=pub_K, rt_K=rt_K,
    )


# --------------------------------------------------------------------------
# Section 8 -- Gate evaluation (pre-registered [SIGN] 3-tuple + collapse)
# --------------------------------------------------------------------------
def evaluate_gate(r: dict) -> tuple[str, str, str, str, dict]:
    # SIGN axis: pre-registered DIRECTION = DOWNWARD toward Planck.
    #   The adiabatic subtraction is sign-definite-negative on |beta|^2, so
    #   A_s_sub <= A_s_old. sign_verdict=PASS iff A_s_sub < A_s_old (the prior
    #   over-production at +3.15 OOM is moved DOWNWARD). A_s_sub corresponds to
    #   log_gap; A_s_old corresponds to AS_OLD_LOG_GAP=+3.15. Direction-correct
    #   iff log_gap < AS_OLD_LOG_GAP (moved toward / past Planck).
    moved_down = r["log_gap"] < AS_OLD_LOG_GAP                   # (local)
    counterterm_ok = r["beta2_adiab"] <= r["beta2_bare"]        # (local)
    sign_ok = moved_down and counterterm_ok                     # (local)
    sign_v = "PASS" if sign_ok else "FAIL"                      # (local)

    # MAGNITUDE axis: |log10(A_s_sub/A_s_Planck)| <= 0.5 (band).
    #   PASS within band; INFO if direction-correct but outside band; FAIL if
    #   wildly off AND direction wrong (handled by sign axis).
    in_band = abs(r["log_gap"]) <= LOG_BAND                     # (local)
    mag_v = "PASS" if in_band else ("INFO" if sign_ok else "FAIL")  # (local)

    # REGIME axis: adiabatic-subtraction regime validity. Parker-Navarro-Salas
    # adiabatic regularization is a UV (large-k) subtraction (corpus #01/#02; the
    # adiabatic vacuum is an asymptotic large-k construction). The LOAD-BEARING
    # condition is that the pivot itself sits in the UV-valid region (k_pivot >= k_ad,
    # the adiabatic-validity scale where C_ad/|beta|^2 first drops below 1) -- if the
    # pivot were in the IR-invalid region the A_s would be meaningless. SECONDARY:
    # the fraction of the propagating SUBHORIZON window (k >= aH_acoustic) that is
    # adiabatic-valid (the IR superhorizon modes are excluded -- adiab N/A there,
    # NOT a breakdown of the gate's physics).
    #   VALID    : pivot UV-valid AND subhorizon-window valid frac >= 0.95 AND unitarity
    #   MARGINAL : pivot UV-valid AND subhorizon-window valid frac in [0.50, 0.95)
    #   BREAKDOWN: pivot NOT UV-valid (k_pivot < k_ad) OR subhorizon frac < 0.50 OR
    #              unitarity fails
    f_valid = r["adiab_valid_frac"]                            # (local) subhorizon frac
    pivot_ok = r["pivot_in_valid"]                             # (local) k_pivot >= k_ad
    unit_ok = r["max_unit"] <= TOL                             # (local)
    if pivot_ok and f_valid >= 0.95 and unit_ok:
        regime_v = "VALID"                                     # (local)
    elif pivot_ok and f_valid >= 0.50 and unit_ok:
        regime_v = "MARGINAL"                                  # (local)
    else:
        regime_v = "BREAKDOWN"                                 # (local)

    # composite via the pre-registered gate-verdicts.md collapse rule
    if regime_v == "BREAKDOWN":
        comp = "FAIL"                                           # (local)
    elif sign_v == "FAIL":
        comp = "FAIL"                                           # (local)
    elif mag_v == "FAIL" and regime_v == "VALID":
        comp = "FAIL"                                           # (local)
    elif mag_v == "FAIL" and regime_v == "MARGINAL":
        comp = "INFO"                                           # (local)
    elif mag_v == "INFO":
        comp = "INFO"                                           # (local)
    else:
        comp = "PASS"                                           # (local)

    detail = dict(moved_down=moved_down, counterterm_ok=counterterm_ok,
                  sign_ok=sign_ok, in_band=in_band, f_valid=f_valid,
                  pivot_ok=pivot_ok, unit_ok=unit_ok)           # (local)
    return comp, sign_v, mag_v, regime_v, detail


# --------------------------------------------------------------------------
# Section 9 -- Plot
# --------------------------------------------------------------------------
def make_plot(a: dict, r: dict) -> None:
    fig, axes = plt.subplots(1, 2, figsize=(14, 5.6))           # (local)
    fig.suptitle(
        f"INV6-W2-2 TRANSIT-PS-PARKER-BOGOLIUBOV -- joint A_s + K_pivot closer\n"
        f"A_s = {r['A_s_sub']:.3g} (log-gap {r['log_gap']:+.3f} vs Planck "
        f"2.1e-9) | K_pivot = {r['K_pivot_hc']:.3g} M_KK (horizon-crossing)",
        fontsize=10.5, fontweight="bold")

    # Panel 1: P_zeta(k) spectrum + pivot + Planck amplitude line
    ax = axes[0]                                                # (local)
    ax.loglog(r["k_grid"], r["P_zeta_spec"], "b-", lw=1.8,
              label=r"$P_\zeta(k)=(k^2/4\pi^2 z^2)|\beta_k|^2_{adiab}$")
    ax.axhline(AS_PLANCK, color="g", ls="--", lw=1.4,
               label=f"A_s Planck = {AS_PLANCK:.2e}")
    ax.axhspan(AS_PLANCK * 10 ** (-LOG_BAND), AS_PLANCK * 10 ** LOG_BAND,
               color="green", alpha=0.12, label=f"+-{LOG_BAND}-OOM band")
    ax.axvline(a["k_pivot"], color="k", ls="--", alpha=0.6,
               label=f"k_pivot = {a['k_pivot']:.2f} M_KK")
    ax.axvline(r["K_pivot_hc"], color="r", ls=":", lw=1.6,
               label=f"K_pivot(HC) = {r['K_pivot_hc']:.3g}")
    ax.plot([a["k_pivot"]], [r["A_s_sub"]], "b*", ms=16,
            label=f"A_s = {r['A_s_sub']:.3g}")
    ax.set_xlabel("k  [M_KK, fold-normalized comoving]")
    ax.set_ylabel(r"$P_\zeta(k)$")
    ax.set_title("Parker-Bogoliubov curvature power spectrum")
    ax.legend(fontsize=7.0, loc="best")
    ax.grid(True, alpha=0.3, which="both")

    # Panel 2: bare vs adiabatic |beta_k|^2 + horizon-crossing geometry
    ax = axes[1]                                                # (local)
    ax.loglog(r["k_grid"], r["beta2_spec_bare"], "b-", lw=1.6,
              label=r"$|\beta_k|^2_{bare}$ (box+delta, proven)")
    ax.loglog(r["k_grid"], r["beta2_spec_adiab"], "r--", lw=1.3,
              label=r"$|\beta_k|^2_{adiab}$ (Parker-subtracted)")
    ax.axvline(r["aH_ac"], color="m", ls="-.", lw=1.4,
               label=f"aH_acoustic = {r['aH_ac']:.3f} (white-hole horizon)")
    ax.axvline(a["k_pivot"], color="k", ls="--", alpha=0.6,
               label=f"k_pivot = {a['k_pivot']:.2f}")
    ax.plot([a["k_pivot"]], [r["beta2_adiab"]], "r*", ms=14,
            label=f"|beta_pivot|^2 = {r['beta2_adiab']:.3e}")
    ax.set_xlabel("k  [M_KK, fold-normalized comoving]")
    ax.set_ylabel(r"$|\beta_k|^2$")
    ax.set_title(f"Bogoliubov spectrum + horizon crossing "
                 f"(adiab subtraction {r['subtraction_frac']:.1e})")
    ax.legend(fontsize=7.0, loc="best")
    ax.grid(True, alpha=0.3, which="both")

    plt.tight_layout()
    plt.savefig(OUT_PNG, dpi=150, bbox_inches="tight")
    print(f"\nSaved plot: {OUT_PNG}")


# --------------------------------------------------------------------------
# Section 10 -- Main
# --------------------------------------------------------------------------
def main() -> int:
    t0 = time.time()                                            # (local)
    pins = verify_inputs()                                      # (local)

    # transit profile (built/refreshed in-script); add its SHA to the pinmap
    a = load_anchors()                                          # (local)
    build_transit_profile(a)                                   # (local)
    pins["computations/investigation-6/inv6_w2_2_transit_profile.npz"] = \
        sha256_of(TRANSIT_NPZ)

    # dual-SHA (audit = script + canonical + pinmap incl. machinery pins)
    pinmap = dict(pins)                                         # (local)
    pinmap.update({f"_machinery::{k}": v for k, v in MACHINERY_PINS.items()})
    pinmap["_gate::id"] = GATE_ID
    audit_sha, content_sha = compute_dual_sha(
        Path(__file__).resolve(), SHARED_DIR / "canonical_constants.py",
        pinmap)                                                # (local)
    print(f"  audit_sha256:   {audit_sha[:16]}... (script+canonical+pinmap)")
    print(f"  content_sha256: {content_sha[:16]}... (script only)")

    r = compute(a)                                             # (local)
    comp, sign_v, mag_v, regime_v, detail = evaluate_gate(r)   # (local)

    print("\n" + "=" * 72)
    print("GATE EVALUATION (pre-registered [SIGN] 3-tuple + collapse rule)")
    print("=" * 72)
    print(f"  SIGN: A_s moved DOWNWARD (log_gap {r['log_gap']:+.4f} < "
          f"prior +{AS_OLD_LOG_GAP}) [{detail['moved_down']}] AND counterterm "
          f"acted (|beta|adiab<=bare) [{detail['counterterm_ok']}] => {sign_v}")
    print(f"  MAGNITUDE: |log_gap| = {abs(r['log_gap']):.4f} <= {LOG_BAND} "
          f"[{detail['in_band']}] => {mag_v}")
    print(f"  REGIME: pivot UV-valid (k_pivot>={r['k_ad']:.3f}) "
          f"[{detail['pivot_ok']}] + subhorizon-valid frac {detail['f_valid']:.4f} "
          f"+ unitarity {detail['unit_ok']} => {regime_v}")
    print(f"  COMPOSITE (collapse rule): {comp}")
    print(f"\n  K_pivot (horizon-crossing) = {r['K_pivot_hc']:.6f} M_KK; "
          f"nearest candidate = {r['nearest']}; in Track-A window = "
          f"{r['in_tracka']}")

    # ---- npz (full float64; publication 3 sig figs in value string) ----
    np.savez(
        OUT_NPZ,
        # ==== headline outputs (FULL float64) ====
        A_s_substrate=r["A_s_sub"],
        log10_As_ratio_to_Planck=r["log_gap"],
        A_s_Planck=AS_PLANCK,
        K_pivot_horizon_crossing=r["K_pivot_hc"],
        # ==== Bogoliubov + adiabatic regularization ====
        beta2_pivot_bare=r["beta2_bare"],
        beta2_pivot_adiabatic=r["beta2_adiab"],
        adiabatic_counterterm=r["C_ad"],
        subtraction_fraction=r["subtraction_frac"],
        beta2_pivot_proven_S101=a["beta2_pivot_proven"],
        rel_to_proven=r["rel_to_proven"],
        beta2_pivot_branchc=r["beta2_branchc"],
        beta2_pivot_branchc_stored=a["beta2_pivot_branchc"],
        rel_to_branchc=r["rel_to_branchc"],
        unitarity_residual_pivot=r["unit_resid"],
        unitarity_residual_max=r["max_unit"],
        adiabatic_validity_scale_k_ad=r["k_ad"],
        pivot_in_adiabatic_valid_region=r["pivot_in_valid"],
        cad_over_beta2_pivot=r["cad_pivot_ratio"],
        # ==== curvature spectrum normalization ====
        P_zeta_raw=r["P_zeta_raw"],
        P_zeta_squeezed=r["P_zeta_sq"],
        P_zeta_dS_vacuum=r["P_zeta_dS_vac"],
        log10_squeezed_ratio_to_Planck=r["log_gap_sq"],
        z2_horizon_crossing=r["z2_cross"],
        eps_H=r["eps_H"], H_tilde=r["H_tilde"], a_exit=r["a_exit"],
        # ==== horizon-crossing geometry ====
        aH_acoustic_fold=r["aH_ac"],
        k_pivot_fold_norm=a["k_pivot"],
        k_over_aH_fold=a["k_over_aH"],
        N_pivot=a["N_pivot"], pivot_a_exit=a["pivot_a_exit"],
        pivot_H_exit=a["pivot_H_exit"],
        K_cand_ns=K_CAND_NS, K_cand_never=K_CAND_NEVER,
        K_cand_flatmap=K_CAND_FLATMAP,
        log_dist_to_ns=r["log_dist_ns"], log_dist_to_never=r["log_dist_never"],
        nearest_candidate=r["nearest"],
        K_pivot_in_trackA=r["in_tracka"],
        # ==== transit profile ====
        Mach=Mach_max_framework, c_fabric=c_fabric,
        V_box_branch_c=a["V_box_c"],
        Omega_z_on=a["Om_z_on"], Omega_z_off=a["Om_z_off"],
        Delta_eta=a["Delta_eta"],
        # ==== spectra ====
        k_grid=r["k_grid"], beta2_spectrum_bare=r["beta2_spec_bare"],
        beta2_spectrum_adiabatic=r["beta2_spec_adiab"],
        P_zeta_spectrum=r["P_zeta_spec"],
        cad_over_beta2_spectrum=r["cad_over_beta2"],
        adiabatic_valid_frac_subhorizon=r["adiab_valid_frac"],
        adiabatic_valid_frac_full=r["adiab_valid_frac_full"],
        # ==== round-trip (Class 8.3) ====
        published_As=r["pub_As"], roundtrip_As=r["rt_As"],
        published_K=r["pub_K"], roundtrip_K=r["rt_K"],
        # ==== AMPLITUDE-NORM-66 context ====
        As_old_log_gap=AS_OLD_LOG_GAP,
        # ==== verdict block ====
        verdict=comp, sign_verdict=sign_v, magnitude_verdict=mag_v,
        regime_verdict=regime_v,
        audit_sha256=audit_sha, content_sha256=content_sha,
        recipe_predecessor=S100B_PREDECESSOR_SHA,
    )
    print(f"\nSaved data: {OUT_NPZ}")

    make_plot(a, r)

    # ---- 4-tuple + payload ----
    val = (f"A_s={r['A_s_sub']:.3g};log_gap={r['log_gap']:+.3f};"
           f"K_pivot={r['K_pivot_hc']:.3g}MKK;nearest={r['nearest']};"
           f"in_band={detail['in_band']};moved_down={detail['moved_down']};"
           f"beta2_pivot_adiab={r['beta2_adiab']:.3g};"
           f"beta2_bare={r['beta2_bare']:.3g};rel_S101={r['rel_to_proven']:.2e};"
           f"C_ad_frac={r['subtraction_frac']:.2e};k_ad={r['k_ad']:.3g};"
           f"pivot_in_valid={r['pivot_in_valid']};z2_cross={r['z2_cross']:.3g};"
           f"unit_resid={r['max_unit']:.1e};adiab_subhor_frac={r['adiab_valid_frac']:.3f};"
           f"P_zeta_sq={r['P_zeta_sq']:.3g};log_gap_sq={r['log_gap_sq']:+.3f};"
           f"rt_As={r['rt_As']:.1e};rt_K={r['rt_K']:.1e}")       # (local)
    print(f"\n(value={val!r}, scheme={SCHEME}, convention={CONVENTION}, "
          f"L_max={L_MAX})")

    note = (f"Parker-Bogoliubov P_zeta(k)=(k^3/2pi^2)|beta_k|^2 through fold; "
            f"A_s={r['A_s_sub']:.3g} (log-gap {r['log_gap']:+.3f} vs Planck); "
            f"K_pivot(horizon-crossing)={r['K_pivot_hc']:.3g} M_KK "
            f"(nearest {r['nearest']}); |beta_pivot|^2_adiab={r['beta2_adiab']:.3g} "
            f"from proven box+delta recipe (S101 3.045e-07) minus PNS counterterm")
    rows = [
        f"# A_s_route=4th (Parker-adiabatic); distinct from inv-3 W2-3 "
        f"near-floor-DOS, inv-4 W1-4 exit-greybody, inv-5 W2-1 impulse-quench; "
        f"UNIQUELY joint with K_pivot # {GATE_ID}",
        f"# recipe_predecessor={S100B_PREDECESSOR_SHA} "
        f"(S100b-BOX-DELTA-BOGOLIUBOV PASS); S101-BETA-PIVOT-PROMOTION "
        f"beta2_pivot=3.045e-07 (NOT a supersedes token) # {GATE_ID}",
        f"# K_pivot relief: G-F4 (atlas-04 C2 BROKEN) -> horizon-crossing "
        f"mechanism delivers K={r['K_pivot_hc']:.4g} M_KK = aH_acoustic at fold; "
        f"log10-dist to K*_ns(0.087) = {r['log_dist_ns']:+.3f}, to "
        f"K_never(2.0) = {r['log_dist_never']:+.3f} # {GATE_ID}",
        f"# regulator_pin=N/A -- no Seeley-DeWitt a_n; no SCHEMATIC helper "
        f"(npz data + canonical_constants only) # {GATE_ID}",
        f"# AMPLITUDE-NORM-66 prior over-production +3.15 OOM (Route-B/PW); "
        f"this Parker-adiabatic route moves to log-gap {r['log_gap']:+.3f} "
        f"(direction {'DOWN' if detail['moved_down'] else 'UP'}); A2 dS-vac "
        f"alt-observable log-gap {r['log_gap_sq']:+.3f} # {GATE_ID}",
        f"# s84_cache PIN-DRIFT (Class-(c) PIN-DRIFT-FROM-STALE-SOURCE): inv-6 plan "
        f"§W2-2 pinned 88f1e9b1 (s96 manifest, stale pre-S100 re-serialization); "
        f"re-pinned to S100-canonical 9e6d9cf7 (9 S100a/b scripts + S100b run-log "
        f"PLAN-PIN MATCH); cache NOT read by this gate (recipe runs off S100b+S77 "
        f"npz anchors) -> ZERO physics effect, audit-trail-correct # {GATE_ID}",
    ]                                                          # (local)
    print_verdict_payload(comp, val, audit_sha, content_sha,
                          sign_verdict=sign_v, magnitude_verdict=mag_v,
                          regime_verdict=regime_v, companion_note=note,
                          extra_rows=rows)

    print(f"\n=== {GATE_ID}: {comp} (wall {time.time()-t0:.1f}s) ===")
    return 0


if __name__ == "__main__":
    sys.exit(main())
